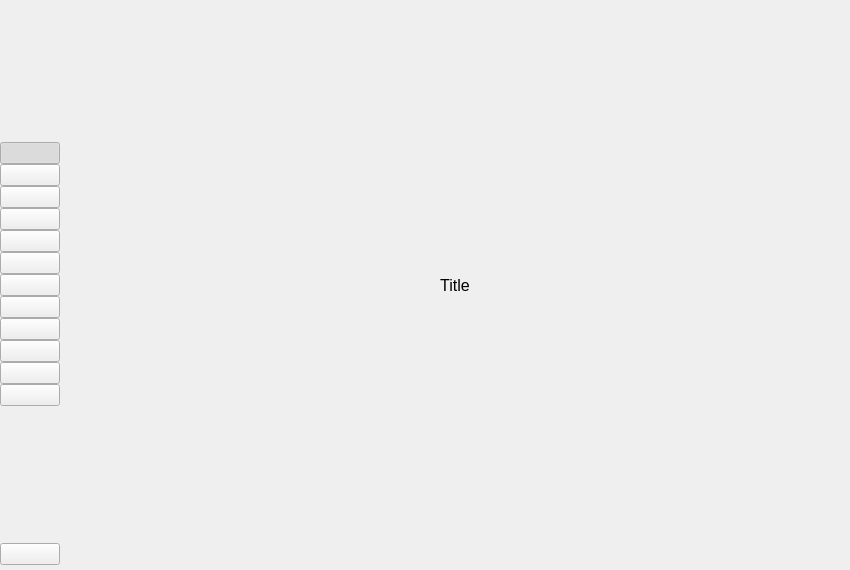
<?xml version="1.0" encoding="UTF-8"?>
<ui version="4.0">
 <class>App</class>
 <widget class="QMainWindow" name="App">
  <property name="windowModality">
   <enum>Qt::NonModal</enum>
  </property>
  <property name="geometry">
   <rect>
    <x>0</x>
    <y>0</y>
    <width>850</width>
    <height>570</height>
   </rect>
  </property>
  <property name="windowTitle">
   <string notr="true">Stacer</string>
  </property>
  <property name="windowIcon">
   <iconset>
    <normaloff>:/static/icons/icon256x256.png</normaloff>:/static/icons/icon256x256.png</iconset>
  </property>
  <widget class="QWidget" name="centralwidget">
   <layout class="QHBoxLayout" name="horizontalLayout">
    <property name="spacing">
     <number>0</number>
    </property>
    <property name="leftMargin">
     <number>0</number>
    </property>
    <property name="topMargin">
     <number>0</number>
    </property>
    <property name="rightMargin">
     <number>0</number>
    </property>
    <property name="bottomMargin">
     <number>0</number>
    </property>
    <item alignment="Qt::AlignHCenter">
     <widget class="QWidget" name="sidebar" native="true">
      <property name="sizePolicy">
       <sizepolicy hsizetype="Fixed" vsizetype="Expanding">
        <horstretch>0</horstretch>
        <verstretch>0</verstretch>
       </sizepolicy>
      </property>
      <property name="minimumSize">
       <size>
        <width>60</width>
        <height>0</height>
       </size>
      </property>
      <property name="maximumSize">
       <size>
        <width>60</width>
        <height>16777215</height>
       </size>
      </property>
      <property name="styleSheet">
       <string notr="true"/>
      </property>
      <layout class="QVBoxLayout" name="sidebarLayout">
       <property name="spacing">
        <number>0</number>
       </property>
       <property name="leftMargin">
        <number>0</number>
       </property>
       <property name="topMargin">
        <number>5</number>
       </property>
       <property name="rightMargin">
        <number>0</number>
       </property>
       <property name="bottomMargin">
        <number>5</number>
       </property>
       <item>
        <spacer name="verticalSpacer_2">
         <property name="orientation">
          <enum>Qt::Vertical</enum>
         </property>
         <property name="sizeHint" stdset="0">
          <size>
           <width>20</width>
           <height>40</height>
          </size>
         </property>
        </spacer>
       </item>
       <item>
        <widget class="QPushButton" name="btnDash">
         <property name="cursor">
          <cursorShape>PointingHandCursor</cursorShape>
         </property>
         <property name="focusPolicy">
          <enum>Qt::NoFocus</enum>
         </property>
         <property name="toolTip">
          <string>Dashboard</string>
         </property>
         <property name="styleSheet">
          <string notr="true"/>
         </property>
         <property name="text">
          <string/>
         </property>
         <property name="iconSize">
          <size>
           <width>28</width>
           <height>28</height>
          </size>
         </property>
         <property name="checkable">
          <bool>true</bool>
         </property>
         <property name="checked">
          <bool>true</bool>
         </property>
         <attribute name="buttonGroup">
          <string notr="true">sidebarBtnGroup</string>
         </attribute>
        </widget>
       </item>
       <item>
        <widget class="QPushButton" name="btnStartupApps">
         <property name="cursor">
          <cursorShape>PointingHandCursor</cursorShape>
         </property>
         <property name="focusPolicy">
          <enum>Qt::NoFocus</enum>
         </property>
         <property name="toolTip">
          <string>Startup Apps</string>
         </property>
         <property name="text">
          <string/>
         </property>
         <property name="iconSize">
          <size>
           <width>28</width>
           <height>28</height>
          </size>
         </property>
         <property name="checkable">
          <bool>true</bool>
         </property>
         <attribute name="buttonGroup">
          <string notr="true">sidebarBtnGroup</string>
         </attribute>
        </widget>
       </item>
       <item>
        <widget class="QPushButton" name="btnSystemCleaner">
         <property name="cursor">
          <cursorShape>PointingHandCursor</cursorShape>
         </property>
         <property name="focusPolicy">
          <enum>Qt::NoFocus</enum>
         </property>
         <property name="toolTip">
          <string>System Cleaner</string>
         </property>
         <property name="styleSheet">
          <string notr="true"/>
         </property>
         <property name="text">
          <string/>
         </property>
         <property name="iconSize">
          <size>
           <width>28</width>
           <height>28</height>
          </size>
         </property>
         <property name="checkable">
          <bool>true</bool>
         </property>
         <attribute name="buttonGroup">
          <string notr="true">sidebarBtnGroup</string>
         </attribute>
        </widget>
       </item>
       <item>
        <widget class="QPushButton" name="btnSearch">
         <property name="cursor">
          <cursorShape>PointingHandCursor</cursorShape>
         </property>
         <property name="focusPolicy">
          <enum>Qt::NoFocus</enum>
         </property>
         <property name="toolTip">
          <string>Search</string>
         </property>
         <property name="text">
          <string/>
         </property>
         <property name="iconSize">
          <size>
           <width>28</width>
           <height>28</height>
          </size>
         </property>
         <property name="checkable">
          <bool>true</bool>
         </property>
         <attribute name="buttonGroup">
          <string notr="true">sidebarBtnGroup</string>
         </attribute>
        </widget>
       </item>
       <item>
        <widget class="QPushButton" name="btnServices">
         <property name="cursor">
          <cursorShape>PointingHandCursor</cursorShape>
         </property>
         <property name="focusPolicy">
          <enum>Qt::NoFocus</enum>
         </property>
         <property name="toolTip">
          <string>Services</string>
         </property>
         <property name="text">
          <string/>
         </property>
         <property name="iconSize">
          <size>
           <width>28</width>
           <height>28</height>
          </size>
         </property>
         <property name="checkable">
          <bool>true</bool>
         </property>
         <attribute name="buttonGroup">
          <string notr="true">sidebarBtnGroup</string>
         </attribute>
        </widget>
       </item>
       <item>
        <widget class="QPushButton" name="btnProcesses">
         <property name="cursor">
          <cursorShape>PointingHandCursor</cursorShape>
         </property>
         <property name="focusPolicy">
          <enum>Qt::NoFocus</enum>
         </property>
         <property name="toolTip">
          <string>Processes</string>
         </property>
         <property name="text">
          <string/>
         </property>
         <property name="iconSize">
          <size>
           <width>28</width>
           <height>28</height>
          </size>
         </property>
         <property name="checkable">
          <bool>true</bool>
         </property>
         <attribute name="buttonGroup">
          <string notr="true">sidebarBtnGroup</string>
         </attribute>
        </widget>
       </item>
       <item>
        <widget class="QPushButton" name="btnUninstaller">
         <property name="cursor">
          <cursorShape>PointingHandCursor</cursorShape>
         </property>
         <property name="focusPolicy">
          <enum>Qt::NoFocus</enum>
         </property>
         <property name="toolTip">
          <string>Uninstaller</string>
         </property>
         <property name="text">
          <string/>
         </property>
         <property name="iconSize">
          <size>
           <width>28</width>
           <height>28</height>
          </size>
         </property>
         <property name="checkable">
          <bool>true</bool>
         </property>
         <attribute name="buttonGroup">
          <string notr="true">sidebarBtnGroup</string>
         </attribute>
        </widget>
       </item>
       <item>
        <widget class="QPushButton" name="btnResources">
         <property name="cursor">
          <cursorShape>PointingHandCursor</cursorShape>
         </property>
         <property name="focusPolicy">
          <enum>Qt::NoFocus</enum>
         </property>
         <property name="toolTip">
          <string>Resources</string>
         </property>
         <property name="text">
          <string/>
         </property>
         <property name="iconSize">
          <size>
           <width>28</width>
           <height>28</height>
          </size>
         </property>
         <property name="checkable">
          <bool>true</bool>
         </property>
         <attribute name="buttonGroup">
          <string notr="true">sidebarBtnGroup</string>
         </attribute>
        </widget>
       </item>
       <item>
        <widget class="QPushButton" name="btnHelpers">
         <property name="cursor">
          <cursorShape>PointingHandCursor</cursorShape>
         </property>
         <property name="focusPolicy">
          <enum>Qt::NoFocus</enum>
         </property>
         <property name="toolTip">
          <string>Helpers</string>
         </property>
         <property name="text">
          <string/>
         </property>
         <property name="iconSize">
          <size>
           <width>28</width>
           <height>28</height>
          </size>
         </property>
         <property name="checkable">
          <bool>true</bool>
         </property>
         <attribute name="buttonGroup">
          <string notr="true">sidebarBtnGroup</string>
         </attribute>
        </widget>
       </item>
       <item>
        <widget class="QPushButton" name="btnAptSourceManager">
         <property name="cursor">
          <cursorShape>PointingHandCursor</cursorShape>
         </property>
         <property name="focusPolicy">
          <enum>Qt::NoFocus</enum>
         </property>
         <property name="toolTip">
          <string>APT Repository Manager</string>
         </property>
         <property name="text">
          <string/>
         </property>
         <property name="iconSize">
          <size>
           <width>28</width>
           <height>28</height>
          </size>
         </property>
         <property name="checkable">
          <bool>true</bool>
         </property>
         <attribute name="buttonGroup">
          <string notr="true">sidebarBtnGroup</string>
         </attribute>
        </widget>
       </item>
       <item>
        <widget class="QPushButton" name="btnGnomeSettings">
         <property name="cursor">
          <cursorShape>PointingHandCursor</cursorShape>
         </property>
         <property name="focusPolicy">
          <enum>Qt::NoFocus</enum>
         </property>
         <property name="toolTip">
          <string>Gnome Settings</string>
         </property>
         <property name="text">
          <string/>
         </property>
         <property name="iconSize">
          <size>
           <width>28</width>
           <height>28</height>
          </size>
         </property>
         <property name="checkable">
          <bool>true</bool>
         </property>
         <attribute name="buttonGroup">
          <string notr="true">sidebarBtnGroup</string>
         </attribute>
        </widget>
       </item>
       <item>
        <widget class="QPushButton" name="btnSettings">
         <property name="cursor">
          <cursorShape>PointingHandCursor</cursorShape>
         </property>
         <property name="focusPolicy">
          <enum>Qt::NoFocus</enum>
         </property>
         <property name="toolTip">
          <string>Settings</string>
         </property>
         <property name="text">
          <string/>
         </property>
         <property name="iconSize">
          <size>
           <width>28</width>
           <height>28</height>
          </size>
         </property>
         <property name="checkable">
          <bool>true</bool>
         </property>
         <attribute name="buttonGroup">
          <string notr="true">sidebarBtnGroup</string>
         </attribute>
        </widget>
       </item>
       <item>
        <spacer name="verticalSpacer">
         <property name="orientation">
          <enum>Qt::Vertical</enum>
         </property>
         <property name="sizeHint" stdset="0">
          <size>
           <width>20</width>
           <height>40</height>
          </size>
         </property>
        </spacer>
       </item>
       <item>
        <widget class="QPushButton" name="btnFeedback">
         <property name="cursor">
          <cursorShape>PointingHandCursor</cursorShape>
         </property>
         <property name="focusPolicy">
          <enum>Qt::NoFocus</enum>
         </property>
         <property name="toolTip">
          <string>Feedback</string>
         </property>
         <property name="text">
          <string/>
         </property>
         <property name="iconSize">
          <size>
           <width>28</width>
           <height>28</height>
          </size>
         </property>
         <property name="checkable">
          <bool>false</bool>
         </property>
        </widget>
       </item>
      </layout>
      <zorder>btnDash</zorder>
      <zorder>btnServices</zorder>
      <zorder>btnUninstaller</zorder>
      <zorder>btnStartupApps</zorder>
      <zorder>btnResources</zorder>
      <zorder>btnSystemCleaner</zorder>
      <zorder>btnProcesses</zorder>
      <zorder>btnSettings</zorder>
      <zorder>btnFeedback</zorder>
      <zorder>btnGnomeSettings</zorder>
      <zorder>btnAptSourceManager</zorder>
      <zorder>btnSearch</zorder>
      <zorder>btnHelpers</zorder>
     </widget>
    </item>
    <item>
     <widget class="QWidget" name="pageContent" native="true">
      <property name="sizePolicy">
       <sizepolicy hsizetype="Expanding" vsizetype="Expanding">
        <horstretch>0</horstretch>
        <verstretch>0</verstretch>
       </sizepolicy>
      </property>
      <property name="styleSheet">
       <string notr="true"/>
      </property>
      <layout class="QVBoxLayout" name="pageContentLayout">
       <property name="spacing">
        <number>0</number>
       </property>
       <property name="leftMargin">
        <number>0</number>
       </property>
       <property name="topMargin">
        <number>0</number>
       </property>
       <property name="rightMargin">
        <number>0</number>
       </property>
       <property name="bottomMargin">
        <number>0</number>
       </property>
       <item>
        <widget class="QLabel" name="pageTitle">
         <property name="sizePolicy">
          <sizepolicy hsizetype="Expanding" vsizetype="Preferred">
           <horstretch>0</horstretch>
           <verstretch>0</verstretch>
          </sizepolicy>
         </property>
         <property name="font">
          <font>
           <family>Ubuntu</family>
           <pointsize>12</pointsize>
          </font>
         </property>
         <property name="styleSheet">
          <string notr="true"/>
         </property>
         <property name="text">
          <string notr="true">Title</string>
         </property>
         <property name="alignment">
          <set>Qt::AlignCenter</set>
         </property>
        </widget>
       </item>
      </layout>
     </widget>
    </item>
   </layout>
   <zorder>pageContent</zorder>
   <zorder>sidebar</zorder>
  </widget>
 </widget>
 <resources/>
 <connections/>
 <buttongroups>
  <buttongroup name="sidebarBtnGroup"/>
 </buttongroups>
</ui>
